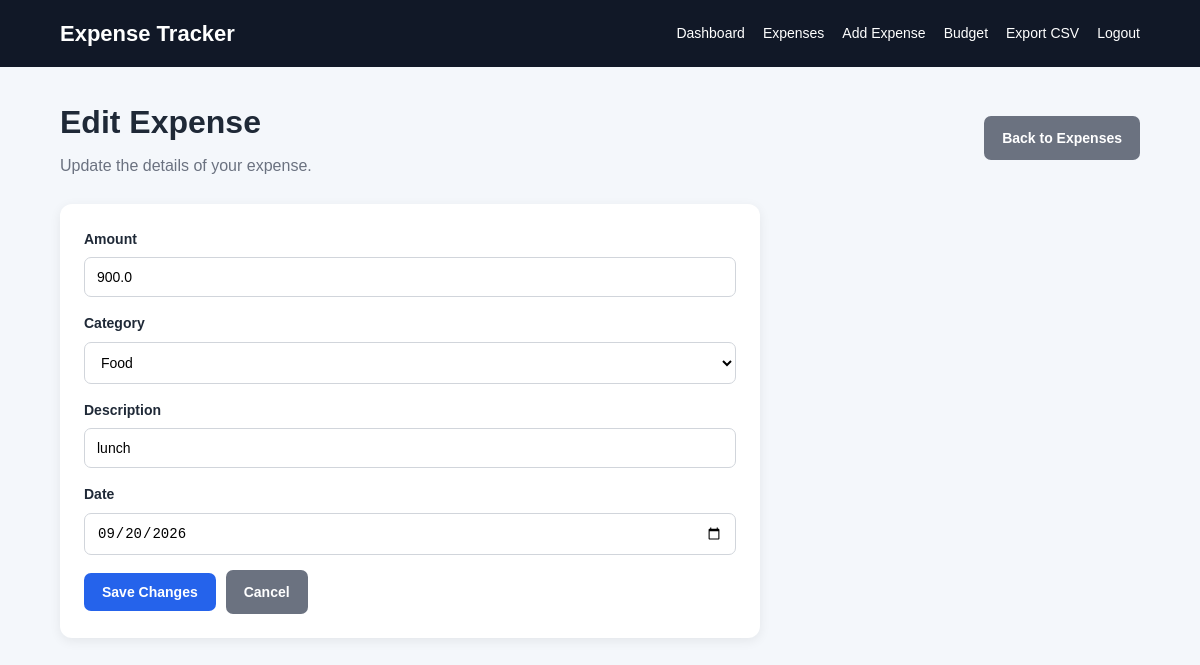
/expense/edit/2 (signed in), run on the app's committed database.
### tables this page shows
CREATE TABLE expenses (
            id INTEGER PRIMARY KEY AUTOINCREMENT,
            user_id INTEGER NOT NULL,
            amount REAL NOT NULL,
            category TEXT NOT NULL,
            description TEXT NOT NULL,
            expense_date TEXT NOT NULL,
            created_at TEXT NOT NULL,
            FOREIGN KEY (user_id) REFERENCES users(id)
        );

### app.py (the view, shortened to what this page needs)
@app.route(
    "/expense/edit/<int:expense_id>",
    methods=["GET", "POST"]
)
def edit_expense(expense_id):
    if not login_required():
        return redirect(
            url_for("login")
        )
    user_id = session["user_id"]
    connection = get_db_connection()
    expense = connection.execute(
        """
        SELECT *
        FROM expenses
        WHERE id = ?
        AND user_id = ?
        """,
        (
            expense_id,
            user_id
        )
    ).fetchone()
    connection.close()
    return render_template(
        "edit_expense.html",
        expense=expense
    )

### app.py (called while the page is built)
def login_required():
    return "user_id" in session

### database.py (called while the page is built)
def get_db_connection():
    connection = sqlite3.connect(
        DATABASE
    )
    connection.row_factory = sqlite3.Row
    return connection

### templates/edit_expense.html (shortened to what this page needs)
{% extends "base.html" %}
{% block content %}
<div class="page-header">
    <div>
        <h1>Edit Expense</h1>
        <p class="muted">
            Update the details of your expense.
        </p>
    </div>
    <a
        href="{{ url_for('expenses') }}"
        class="button secondary"
    >
        Back to Expenses
    </a>
</div>
<div class="card form-card">
    <form method="POST">
        <div class="form-group">
            <label for="amount">
                Amount
            </label>
            <input
                type="number"
                id="amount"
                name="amount"
                step="0.01"
                min="0.01"
                value="{{ expense['amount'] }}"
                required
            >
        </div>
        <div class="form-group">
            <label for="category">
                Category
            </label>
            <select
                id="category"
                name="category"
                required
            >
                <option
                    value="Food"
                    {% if expense["category"] == "Food" %}selected{% endif %}
                >
                    Food
                </option>
            </select>
        </div>
        <div class="form-group">
            <label for="description">
                Description
            </label>
            <input
                type="text"
                id="description"
                name="description"
                value="{{ expense['description'] }}"
                maxlength="200"
                required
            >
        </div>
        <div class="form-group">
            <label for="expense_date">
                Date
            </label>
            <input
                type="date"
                id="expense_date"
                name="expense_date"
                value="{{ expense['expense_date'] }}"
                required
            >
        </div>
        <div class="form-actions">
            <button type="submit">
                Save Changes
            </button>
            <a
                href="{{ url_for('expenses') }}"
                class="button secondary"
            >
                Cancel
            </a>
        </div>
    </form>
</div>
{% endblock %}

### static/css/style.css (style rules this page uses)
* { box-sizing: border-box; margin: 0; padding: 0; }
body { font-family: Arial, Helvetica, sans-serif; background: #f4f7fb; color: #1f2937; line-height: 1.6; }
a { text-decoration: none; color: #2563eb; }
.page-header { display: flex; justify-content: space-between; align-items: center; gap: 20px; margin-bottom: 25px; flex-wrap: wrap; }
.page-header h1 { font-size: 32px; margin-bottom: 5px; }
.muted { color: #6b7280; }
button, .button { display: inline-block; border: none; background: #2563eb; color: white; padding: 11px 18px; border-radius: 7px; cursor: pointer; font-size: 14px; font-weight: 600; text-decoration: none; }
.button.secondary { background: #6b7280; }
.card, .auth-card, .stat-card { background: white; border-radius: 12px; padding: 24px; margin-bottom: 25px; box-shadow: 0 3px 12px rgba(0, 0, 0, 0.07); }
form { display: flex; flex-direction: column; gap: 15px; }
.form-group { display: flex; flex-direction: column; gap: 7px; }
label { font-weight: 600; font-size: 14px; }
input, select { width: 100%; padding: 11px 12px; border: 1px solid #d1d5db; border-radius: 7px; background: white; font-size: 14px; outline: none; }
.form-actions { display: flex; gap: 10px; align-items: center; flex-wrap: wrap; }
.form-card { max-width: 700px; }

### data on the page
expenses: amount "900.0", category "Food", description "lunch", expense_date "09/20/2026"
